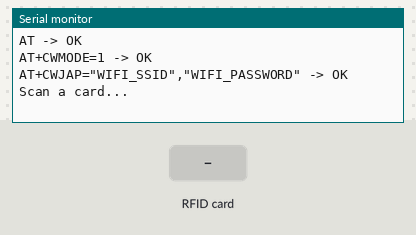
Recording of a sketch running on a simulated Arduino Uno, built with avr-gcc and run on an emulated ATmega328P. Shown: the last lines printed to the serial monitor. Inputs (shaded band) come from the test bench. The modem accepts every AT command (registered, SIM ready, sends succeed) and sends nothing else.

Above: at 1.3 s.
1.4 s: RFID card 5E 7A 19 C4 held to the reader
At 2.6 s:
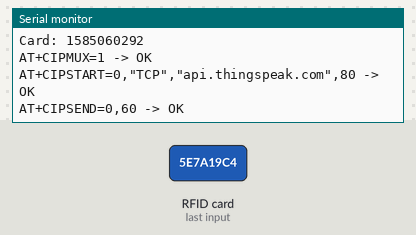
At 4.2 s:
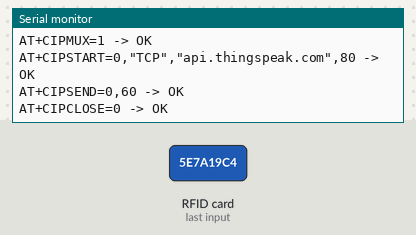

The sketch:

rfid_esp8266_arduino.ino
```cpp
/*  EXP 09C - MFRC522 RFID scan uploaded by ESP8266 to ThingSpeak (Arduino Uno)
    WIRING
      MFRC522: 3.3V -> 3.3V ; GND -> GND ; RST -> D9 ; SDA(SS) -> D10 ; MOSI -> D11 ; MISO -> D12 ; SCK -> D13 ; IRQ unused
      ESP8266-01: VCC and CH_PD -> 3.3V ; GND -> GND ; TX -> D6
      D7 -> 1k -> junction ; junction -> 2.2k -> GND ; junction -> ESP8266 RX   (5V to 3.3V divider)
    STEPS
      1. Tools > Manage Libraries > install 'MFRC522'.
      2. One time: set the ESP to 9600 baud (send AT+UART_DEF=9600,8,1,0,0 at its current baud).
      3. Fill in WIFI_SSID, WIFI_PASSWORD, THINGSPEAK_WRITE_KEY below.
      4. Wire as above, plug the Uno into the PC with USB.
      5. Arduino IDE: File > Open this .ino. Tools > Board > Arduino Uno. Tools > Port > your Uno.
      6. Click Upload (right-arrow).
      7. Serial Monitor (9600): wait for 'Scan a card...', tap a tag, see 'Card: <id>', check ThingSpeak field1.
    NOTE
      The Uno 3.3V pin gives only ~50 mA; the ESP8266 may reset. Use an AMS1117 3.3V module if it does.
*/
#include <SoftwareSerial.h>
#include <SPI.h>
#include <MFRC522.h>

const int ESP_RX = 6, ESP_TX = 7;                // Uno-side pins (ESP TX -> D6, ESP RX <- D7)
const int RST_PIN = 9, SS_PIN = 10;

const char AP[]   = "WIFI_SSID";
const char PASS[] = "WIFI_PASSWORD";
const char API[]  = "THINGSPEAK_WRITE_KEY";
const char HOST[] = "api.thingspeak.com";

SoftwareSerial esp(ESP_RX, ESP_TX);
MFRC522 rfid(SS_PIN, RST_PIN);

bool sendCommand(const String &cmd, const char *expect, int tries = 5) {
  for (int i = 0; i < tries; i++) {
    esp.println(cmd);
    if (esp.find((char *)expect)) { Serial.println(cmd + " -> OK"); return true; }
  }
  Serial.println(cmd + " -> FAIL");
  return false;
}

void upload(unsigned long tag) {
  String get = String("GET /update?api_key=") + API + "&field1=" + tag;
  sendCommand("AT+CIPMUX=1", "OK");
  if (sendCommand(String("AT+CIPSTART=0,\"TCP\",\"") + HOST + "\",80", "OK", 3)) {
    sendCommand("AT+CIPSEND=0," + String(get.length() + 2), ">", 3);
    esp.println(get);
    delay(1500);
    sendCommand("AT+CIPCLOSE=0", "OK", 2);
  }
}

void setup() {
  Serial.begin(9600);
  SPI.begin();
  rfid.PCD_Init();
  esp.begin(9600);
  esp.setTimeout(3000);
  sendCommand("AT", "OK");
  sendCommand("AT+CWMODE=1", "OK");
  sendCommand(String("AT+CWJAP=\"") + AP + "\",\"" + PASS + "\"", "OK", 3);
  Serial.println("Scan a card...");
}

void loop() {
  if (!rfid.PICC_IsNewCardPresent() || !rfid.PICC_ReadCardSerial()) return;
  unsigned long tag = 0;
  for (byte i = 0; i < rfid.uid.size && i < 4; i++) tag = (tag << 8) | rfid.uid.uidByte[i];
  Serial.print("Card: "); Serial.println(tag);
  rfid.PICC_HaltA();
  upload(tag);
  delay(1000);
}
```

Measured:
- after the input at 1.4 s, the serial monitor: prints a new line at once (image 1)
